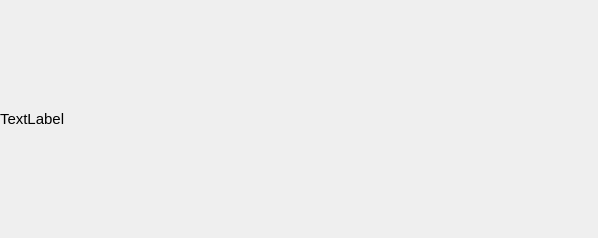
<?xml version="1.0" encoding="UTF-8"?>
<ui version="4.0">
 <class>FormWelcome</class>
 <widget class="QWidget" name="FormWelcome">
  <property name="windowModality">
   <enum>Qt::NonModal</enum>
  </property>
  <property name="geometry">
   <rect>
    <x>0</x>
    <y>0</y>
    <width>598</width>
    <height>238</height>
   </rect>
  </property>
  <property name="minimumSize">
   <size>
    <width>0</width>
    <height>0</height>
   </size>
  </property>
  <property name="font">
   <font>
    <pointsize>11</pointsize>
   </font>
  </property>
  <property name="windowTitle">
   <string>Form</string>
  </property>
  <property name="autoFillBackground">
   <bool>false</bool>
  </property>
  <property name="styleSheet">
   <string notr="true"/>
  </property>
  <widget class="QLabel" name="labelWelcom">
   <property name="geometry">
    <rect>
     <x>0</x>
     <y>0</y>
     <width>598</width>
     <height>238</height>
    </rect>
   </property>
   <property name="text">
    <string>TextLabel</string>
   </property>
  </widget>
 </widget>
 <resources/>
 <connections/>
</ui>
